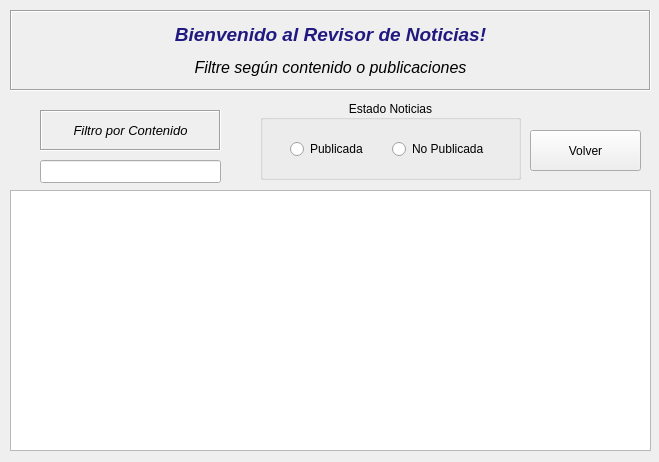
<?xml version="1.0" encoding="UTF-8"?>
<ui version="4.0">
 <class>mostrador</class>
 <widget class="QWidget" name="mostrador">
  <property name="geometry">
   <rect>
    <x>0</x>
    <y>0</y>
    <width>659</width>
    <height>462</height>
   </rect>
  </property>
  <property name="windowTitle">
   <string>ui_portal_usr</string>
  </property>
  <widget class="QLabel" name="label">
   <property name="geometry">
    <rect>
     <x>10</x>
     <y>10</y>
     <width>641</width>
     <height>81</height>
    </rect>
   </property>
   <property name="frameShape">
    <enum>QFrame::Box</enum>
   </property>
   <property name="frameShadow">
    <enum>QFrame::Sunken</enum>
   </property>
   <property name="text">
    <string>&lt;html&gt;&lt;head/&gt;&lt;body&gt;&lt;p align=&quot;center&quot;&gt;&lt;span style=&quot; font-size:14pt; font-weight:600; font-style:italic; color:#20197f;&quot;&gt;Bienvenido al Revisor de Noticias!&lt;/span&gt;&lt;/p&gt;&lt;p align=&quot;center&quot;&gt;&lt;span style=&quot; font-size:12pt; font-style:italic;&quot;&gt;Filtre según contenido o publicaciones&lt;/span&gt;&lt;/p&gt;&lt;/body&gt;&lt;/html&gt;</string>
   </property>
   <property name="alignment">
    <set>Qt::AlignCenter</set>
   </property>
  </widget>
  <widget class="QLineEdit" name="filtro">
   <property name="geometry">
    <rect>
     <x>40</x>
     <y>160</y>
     <width>181</width>
     <height>23</height>
    </rect>
   </property>
  </widget>
  <widget class="QGroupBox" name="groupBox">
   <property name="geometry">
    <rect>
     <x>260</x>
     <y>100</y>
     <width>261</width>
     <height>80</height>
    </rect>
   </property>
   <property name="contextMenuPolicy">
    <enum>Qt::DefaultContextMenu</enum>
   </property>
   <property name="title">
    <string>Estado Noticias</string>
   </property>
   <property name="alignment">
    <set>Qt::AlignCenter</set>
   </property>
   <widget class="QWidget" name="horizontalLayoutWidget">
    <property name="geometry">
     <rect>
      <x>19</x>
      <y>19</y>
      <width>221</width>
      <height>61</height>
     </rect>
    </property>
    <layout class="QHBoxLayout" name="horizontalLayout">
     <item>
      <widget class="QRadioButton" name="pbkda">
       <property name="text">
        <string>Publicada</string>
       </property>
      </widget>
     </item>
     <item>
      <widget class="QRadioButton" name="n_pbkda">
       <property name="text">
        <string>No Publicada</string>
       </property>
      </widget>
     </item>
    </layout>
   </widget>
  </widget>
  <widget class="QLabel" name="label_2">
   <property name="geometry">
    <rect>
     <x>40</x>
     <y>110</y>
     <width>181</width>
     <height>41</height>
    </rect>
   </property>
   <property name="frameShape">
    <enum>QFrame::Box</enum>
   </property>
   <property name="frameShadow">
    <enum>QFrame::Sunken</enum>
   </property>
   <property name="text">
    <string>&lt;html&gt;&lt;head/&gt;&lt;body&gt;&lt;p align=&quot;center&quot;&gt;&lt;span style=&quot; font-size:10pt; font-style:italic;&quot;&gt;Filtro por Contenido&lt;/span&gt;&lt;/p&gt;&lt;/body&gt;&lt;/html&gt;</string>
   </property>
   <property name="textFormat">
    <enum>Qt::AutoText</enum>
   </property>
   <property name="scaledContents">
    <bool>false</bool>
   </property>
   <property name="alignment">
    <set>Qt::AlignCenter</set>
   </property>
   <property name="margin">
    <number>0</number>
   </property>
  </widget>
  <widget class="QPushButton" name="volver">
   <property name="geometry">
    <rect>
     <x>530</x>
     <y>130</y>
     <width>111</width>
     <height>41</height>
    </rect>
   </property>
   <property name="text">
    <string>Volver</string>
   </property>
  </widget>
  <widget class="QListView" name="tabla">
   <property name="geometry">
    <rect>
     <x>10</x>
     <y>190</y>
     <width>641</width>
     <height>261</height>
    </rect>
   </property>
   <property name="locale">
    <locale language="Spanish" country="Chile"/>
   </property>
  </widget>
 </widget>
 <layoutdefault spacing="6" margin="11"/>
 <resources/>
 <connections/>
</ui>
